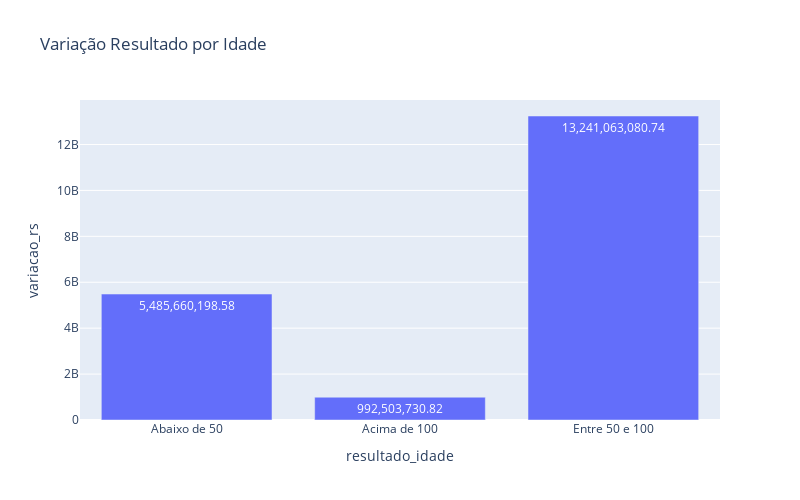

The notebook cell this image was saved under:
### Code cell
fig_analise_idade = px.bar(df_analise_idade, x='resultado_idade',y='variacao_rs',text='variacao_rs',title='Variação Resultado por Idade')

fig_analise_idade.update_traces(texttemplate='%{text:,.2f}', textposition='inside')

fig_analise_idade.update_layout(width=800, height=500)

fig_analise_idade.show()

### Figure 1 — Plotly figure (JSON) as saved in the notebook; plotly's stock layout.template omitted (floating-point values rounded to 4 significant figures)
{"data": [{"alignmentgroup": "True", "hovertemplate": "resultado_idade=%{x}<br>variacao_rs=%{text}<extra></extra>", "legendgroup": "", "marker": {"color": "#636efa", "pattern": {"shape": ""}}, "name": "", "offsetgroup": "", "orientation": "v", "showlegend": false, "text": [5486000000.0, 992500000.0, 13240000000.0], "textposition": "inside", "texttemplate": "%{text:,.2f}", "type": "bar", "x": ["Abaixo de 50", "Acima de 100", "Entre 50 e 100"], "xaxis": "x", "y": [5486000000.0, 992500000.0, 13240000000.0], "yaxis": "y"}], "layout": {"barmode": "relative", "height": 500, "legend": {"tracegroupgap": 0}, "title": {"text": "Variação Resultado por Idade"}, "width": 800, "xaxis": {"anchor": "y", "domain": [0, 1], "title": {"text": "resultado_idade"}}, "yaxis": {"anchor": "x", "domain": [0, 1], "title": {"text": "variacao_rs"}}}}
